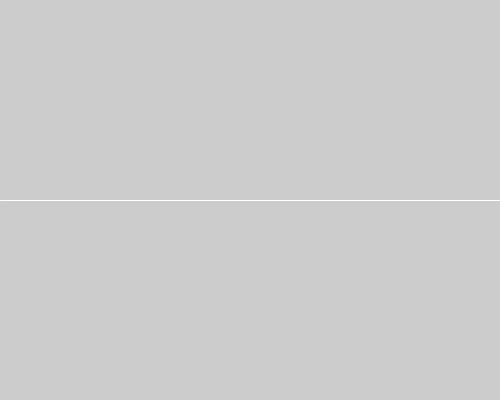
Frame 1 (no input)
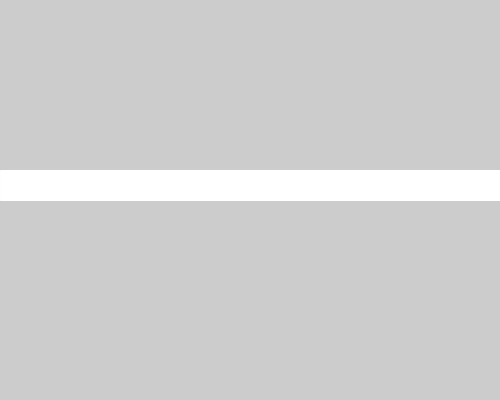
Frame 60 (the mouse pressed at the canvas centre just before this capture)
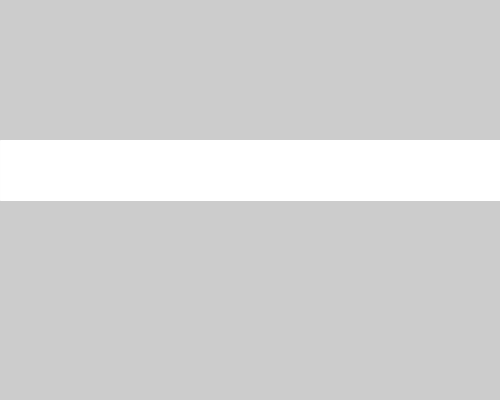
Frame 120 (the mouse held since frame 60 and released just before this capture)

The Processing sketch that drew these frames (run headless with seeded random() and noise(); from frame 60 on, the mouse is pressed at the canvas centre):

// Processing sketch: processing_135733
// ── processing_135733.pde

float a;
void setup(){
  size(500, 400);
  stroke(255);
  a= height/2;
}

void draw(){
   line (0, a, width, a);
  a= a - 0.5;
  if (a < 0){
    a= height;
  }
}
